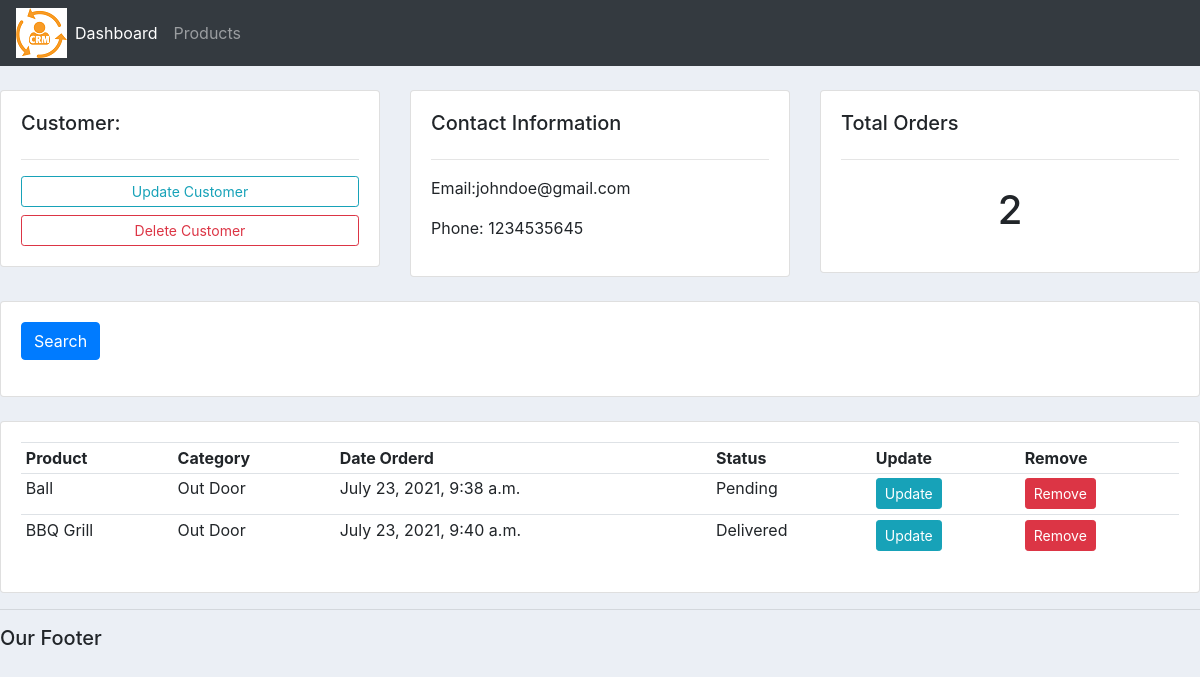
/customer/1, run on an earlier commit of the app's database.
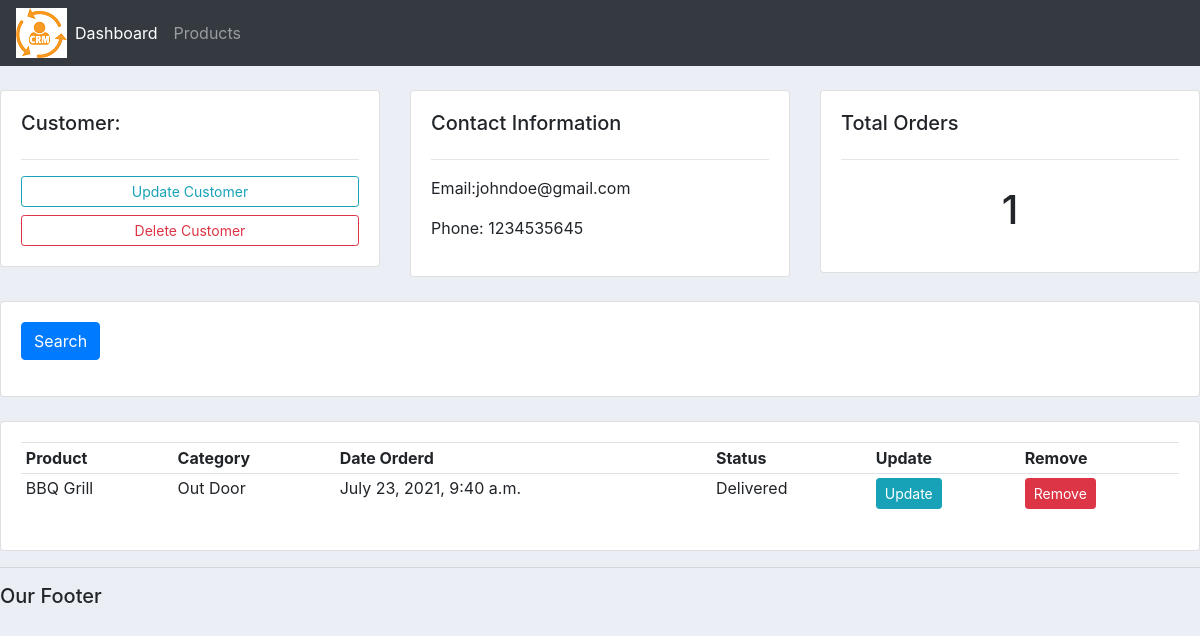
And on a later commit of the database.
### Account/models.py (models this page shows, shortened)
class Order(models.Model):
    STATUS=(('Pending','Pending'),('Out for Delivery','Out for Delivery'),('Delivered','Delivered'))
    customer=models.ForeignKey(Customer,null=True,on_delete=models.SET_NULL)
    product=models.ForeignKey(Product,null=True,on_delete=models.SET_NULL)
    date_created = models.DateTimeField(auto_now_add=True,null=True)
    status=models.CharField(max_length=200,null=True,choices=STATUS)

class Product(models.Model):
    CATEGORY=(('Indoor','Indoor'),('Out Door','Out Door'))
    name = models.CharField(max_length=200,null=True)
    price = models.FloatField(null=True)
    category = models.CharField(max_length=200,null=True,choices=CATEGORY)
    description = models.CharField(max_length=200,null=True)
    date_created = models.DateTimeField(auto_now_add=True,null=True)
    tag=models.ManyToManyField(Tag)
    def __str__(self):
        return self.name

### Account/views.py (the view)
# urls.py: path('customer/<str:pk_test>',views.customer,name="customer"),
def customer(request,pk_test):
    customer=Customer.objects.get(id=pk_test)
    orders=customer.order_set.all()
    total_order=orders.count()
    context={'customer':customer,'orders':orders,'total_order':total_order}
    return render(request,'Account/customer.html',context)

### Account/templates/Account/customer.html
{% extends 'Account/Main.html' %}
{% block content%}
<br>
<div class="row">
	<div class="col-md">
		<div class="card card-body">
			<h5>Customer:</h5>
			<hr>
			<a class="btn btn-outline-info  btn-sm btn-block" href="">Update Customer</a>
			<a class="btn btn-outline-danger  btn-sm btn-block" href="">Delete Customer</a>
		</div>
	</div>
	<div class="col-md">
		<div class="card card-body">
			<h5>Contact Information</h5>
			<hr>
			<p>Email:{{customer.email}}</p>
			<p>Phone: {{customer.phone}}</p>
		</div>
	</div>
	<div class="col-md">
		<div class="card card-body">
			<h5>Total Orders</h5>
			<hr>
			<h1 style="text-align: center;padding: 10px">{{total_order}}</h1>
		</div>
	</div>
</div>
<br>
<div class="row">
	<div class="col">
		<div class="card card-body">
			<form method="get">
		    <button class="btn btn-primary" type="submit">Search</button>
		  </form>
		</div>
	</div>
</div>
<br>
<div class="row">
	<div class="col-md">
		<div class="card card-body">
			<table class="table table-sm">
				<tr>
					<th>Product</th>
					<th>Category</th>
					<th>Date Orderd</th>
					<th>Status</th>
					<th>Update</th>
					<th>Remove</th>
				</tr>
				{% for order in orders %}
				<tr>
						<td>{{order.product}}</td>
						<td>{{order.product.category}}</td>
						<td>{{order.date_created}}</td>
						<td>{{order.status}}</td>
						<td><a class="btn btn-sm btn-info" href="{% url 'update_order' order.id%}">Update</a></td>
						<td><a class="btn btn-sm btn-danger"href=" {% url 'delete_order' order.id%}">Remove</a></td>
				</tr>
				{% endfor %}
			</table>
		</div>
	</div>
</div>
{% endblock %}

What changed in the data, as far as the page shows it:
removed Order: product "Ball", product.category "Out Door", date_created "July 23, 2021, 9:38 a.m.", status "Pending"
Also different on the page:
{{ total_order }}: "2" → "1"
